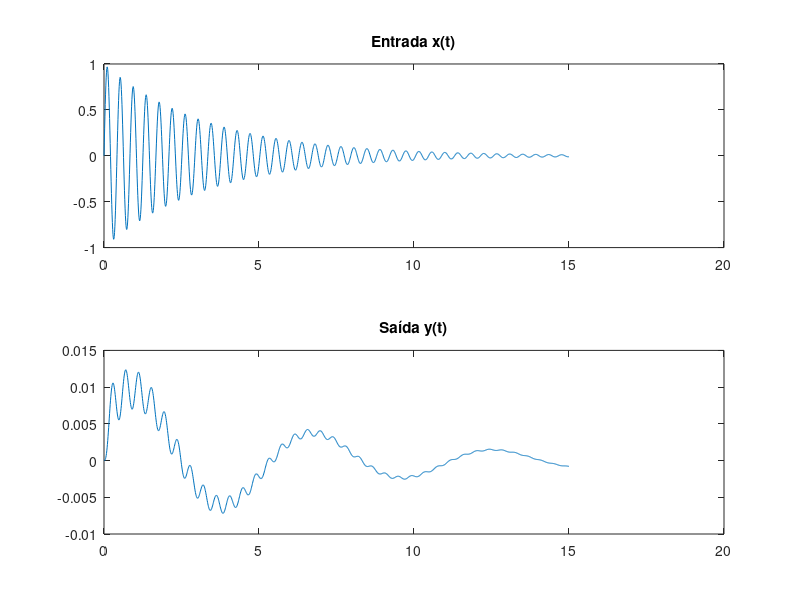
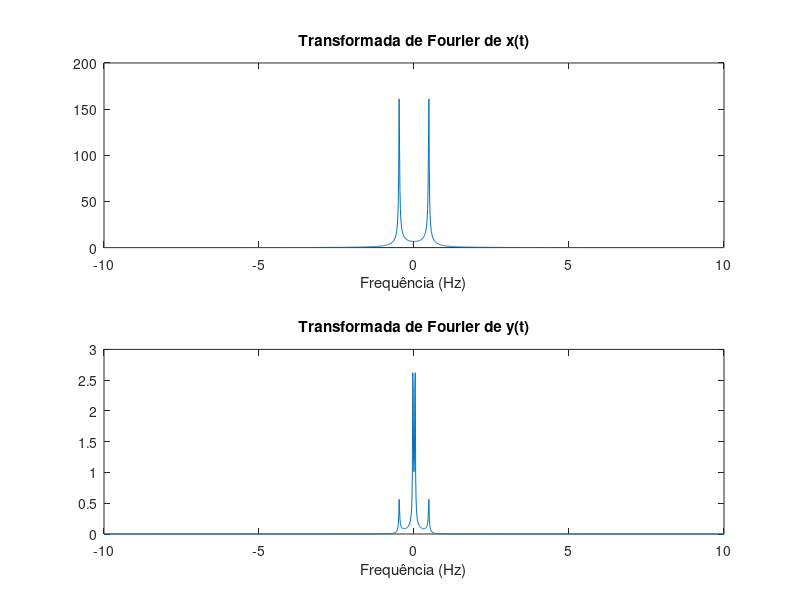

Source code (MATLAB) for these figures, in order:
clear;
close all;
clc;

% Crie o sistema linear com a função de transferência
numerador = [1 2];
denominador = [1 12 5 14];
H = tf(numerador, denominador);

% Aplique no sistema a entrada x(t) abaixo, com t indo
% de 0 a 15.
dt = 0.05;
t = 0 : 0.01 : 15;
x = sin(15 .* t) .* exp(-0.3 .* t);

subplot(2, 1, 1);
plot(t, x);
title('Entrada x(t)');

subplot(2, 1, 2);
y = lsim(H, x, t);

plot(t, y);
title('Saída y(t)');

% Calcule e plote o módulo da transformada de Fourier
% de x(t) e y(t) numa segunda janela, em telas
% separadas.
xfourier = fft(x);
yfourier = fft(y);

B = 1 / dt;
df = B / (length(x) - 1);
f = -B/2 : df : B/2;

figure;
subplot(2, 1, 1);
xfourierEspelhada = fftshift(xfourier);
plot(f, abs(xfourierEspelhada));
title('Transformada de Fourier de x(t)');
xlabel('Frequência (Hz)');

subplot(2, 1, 2);
yfourierEspelhada = fftshift(yfourier);
plot(f, abs(yfourierEspelhada));
title('Transformada de Fourier de y(t)');
xlabel('Frequência (Hz)');